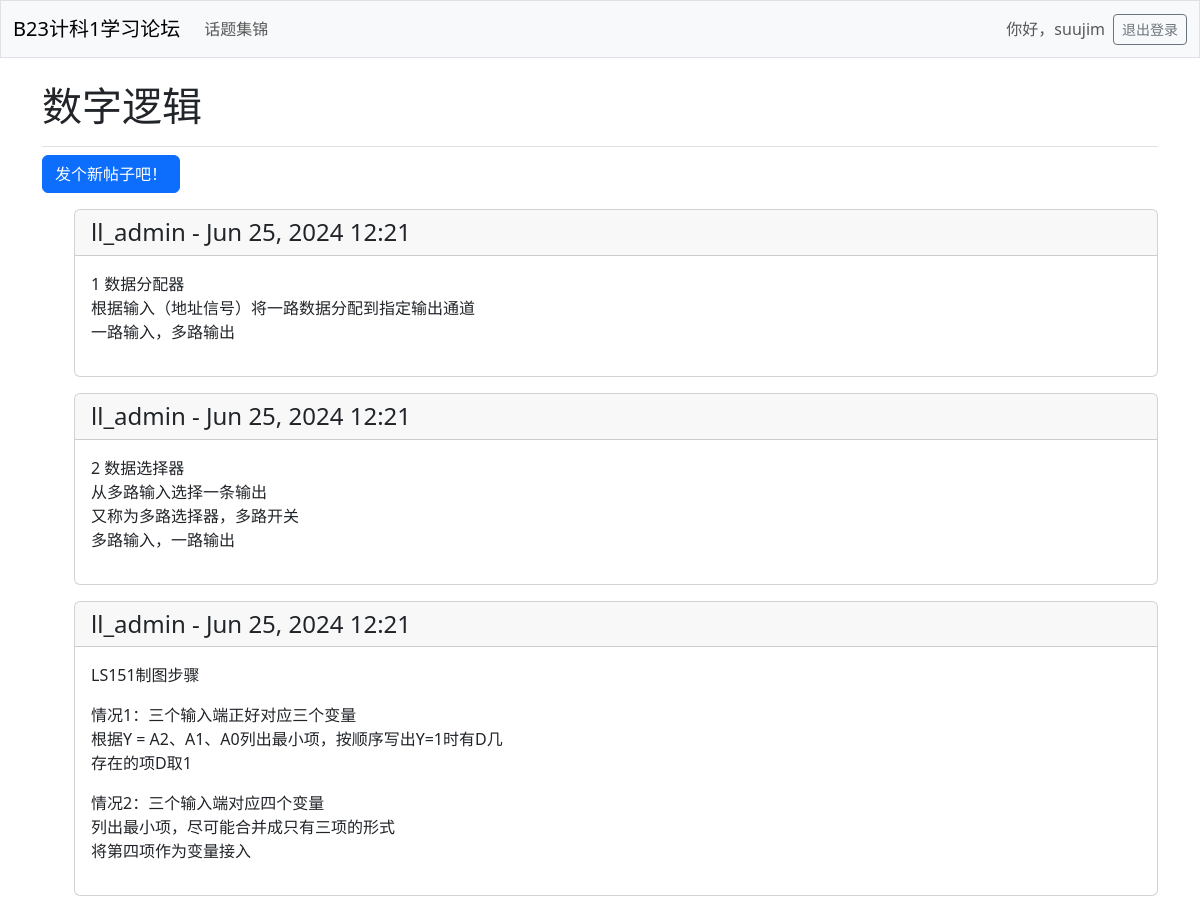
/topics/5/ (signed in), run on an earlier commit of the app's database.
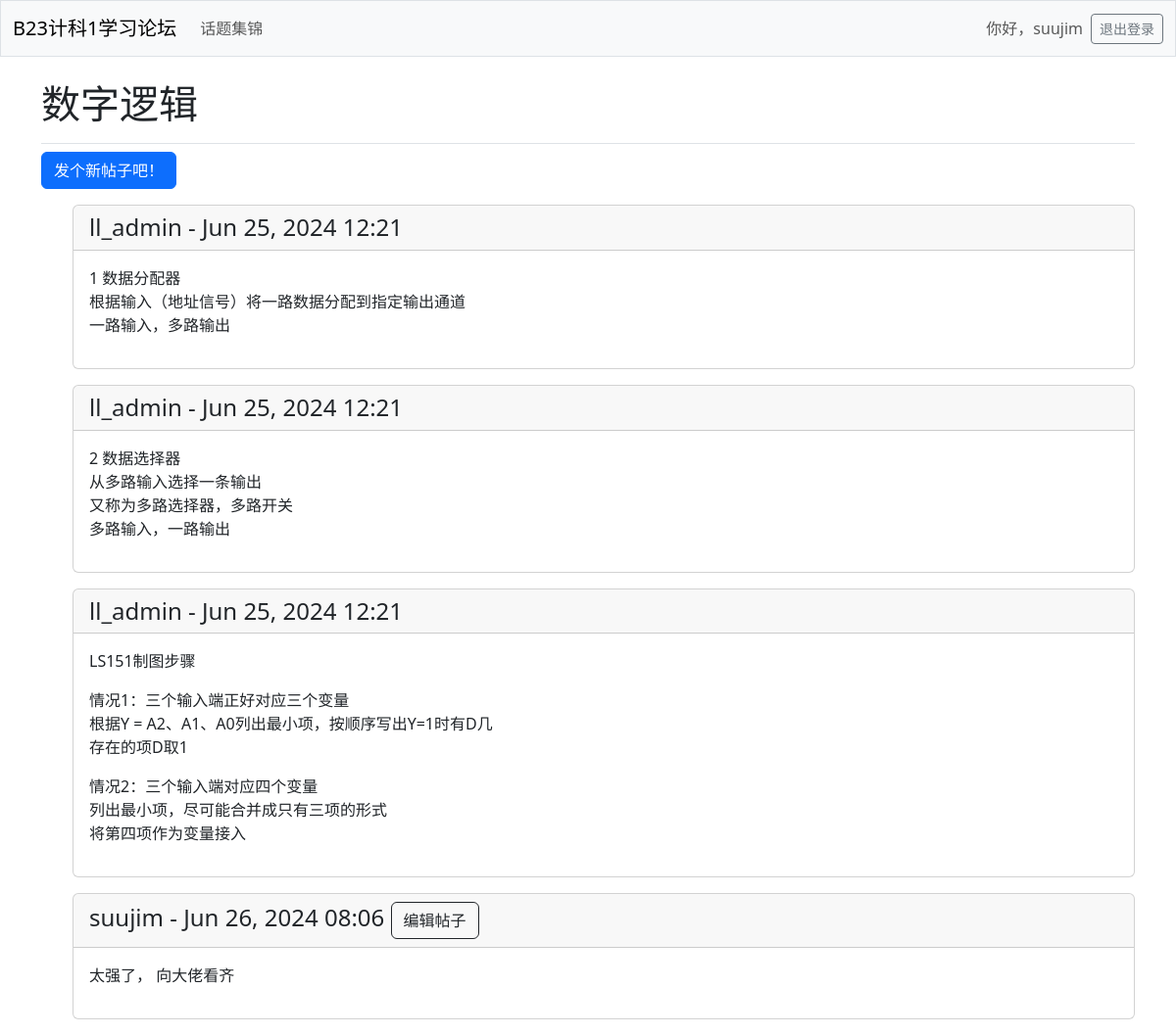
And on a later commit of the database.
### learning_logs/models.py (models this page shows, shortened)
class Entry(models.Model):
    topic = models.ForeignKey(Topic, on_delete=models.CASCADE)
    text = models.TextField()
    date_added = models.DateTimeField(auto_now_add=True)
    owner = models.ForeignKey(User, on_delete=models.CASCADE)
    class Meta: # 用于管理额外信息
        verbose_name_plural = 'entries' # 表示多个条目，默认会是Entry，不符合英语语法

### learning_logs/views.py (the view)
# urls.py: path('topics/<int:topic_id>/', views.topic, name='topic'),
@login_required
def topic(request, topic_id):
    topic = Topic.objects.get(id=topic_id) # 获取指定id的topic
    entries = topic.entry_set.order_by('date_added') # 先展示新entry
    context = {'topic': topic, 'entries': entries}
    return render(request, 'learning_logs/topic.html', context)

### learning_logs/templates/learning_logs/topic.html
{% extends 'learning_logs/base.html' %}
{% block page_header %}
  <h1>{{ topic.text }}</h1>
{% endblock page_header %}
{% block content %}
  <p>
    <a class="btn btn-primary" href="{% url 'learning_logs:new_entry' topic.id %}">
      发个新帖子吧！
    </a>
  </p>
  <ul>
    {% for entry in entries %}
      <div class="card mb-3">
        <h4 class="card-header">
          {{ entry.owner }} -
          {{ entry.date_added|date:'M d, Y H:i' }}
          {% if user == entry.owner %}
          <small>
            <a class="btn btn-outline-dark" href="{% url 'learning_logs:edit_entry' entry.id %}">
              编辑帖子
            </a>
          </small>
          {% endif %}
        </h4>
        <div class="card-body">
          {{ entry.text|linebreaks }}
        </div>
      </div>
    {% empty %}
      <p>还没有人聊这个话题喔</p>
    {% endfor %}
{% endblock content %}

What changed in the data, as far as the page shows it:
added Entry: owner "suujim", date_added "Jun 26, 2024 08:06", shows "编辑帖子", text "太强了， 向大佬看齐"
